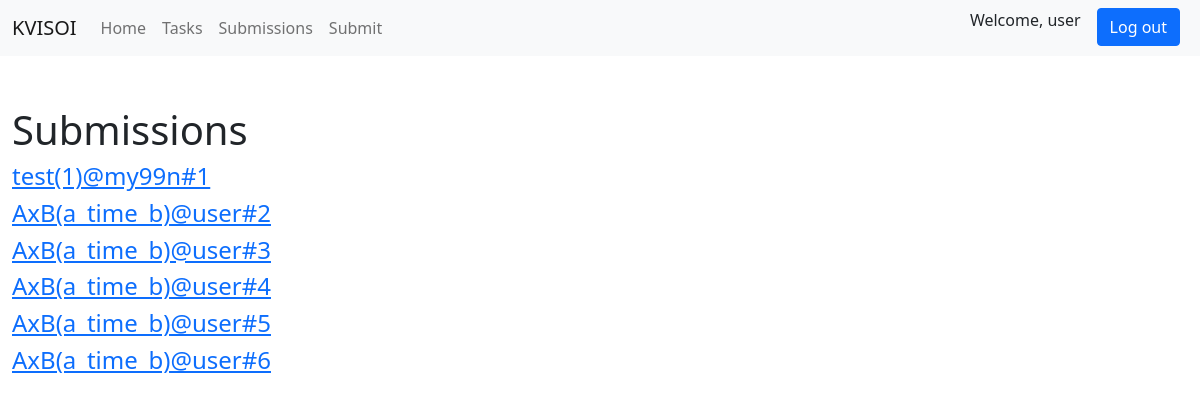
Page /submissions/ (signed in) on the committed database.
### core/models.py (models this page shows, shortened)
class Submission(models.Model):
  owner = models.ForeignKey(User, on_delete=models.CASCADE, default="")
  code = models.TextField()
  task = models.ForeignKey(Task, on_delete=models.CASCADE, default="")
  lang = models.CharField(max_length=20)
  status = models.CharField(max_length=20)
  score = models.PositiveIntegerField(default=0)
  timeUsed = models.PositiveIntegerField(default=0)
  memoryUsed = models.PositiveIntegerField(default=0)
  def __str__(self):
    return f'{self.task}@{self.owner}#{self.id}'

class Task(models.Model):
  id = models.CharField(max_length=128, primary_key=True, unique=True)
  title = models.CharField(max_length=128)
  author = models.ForeignKey(User, on_delete=models.DO_NOTHING, null=True)
  def __str__(self):
    return f'{self.title}({self.id})'

### core/views.py (the view)
# urls.py: url(r'^submissions/$', views.submissions, name='core-submissions'),
def submissions (req) :
  return render(req, 'core/submissions.html', {
    'submissions' : Submission.objects.all()
  })

### core/templates/core/submissions.html
{% extends "core/base.html" %}
{% block content %}
  <h1>Submissions</h1>
  {% for submission in submissions %}
    <a href="{% url 'core-submission' submission.id %}">
      <h4>{{submission}}</h4>
    </a>
  {% endfor %}
{% endblock %}

### core/templates/core/base.html (shortened to what this page needs)
{% load static %}
<!DOCTYPE html>
<html lang="en">
  <head>
    <link href="https://cdn.jsdelivr.net/npm/bootstrap@5.0.2/dist/css/bootstrap.min.css" rel="stylesheet">
  </head>
  <body>
    <nav class="navbar navbar-expand-lg navbar-light bg-light">
      <div class="container-fluid">
        <a class="navbar-brand" href="#"> KVISOI </a>
        <div class="collapse navbar-collapse" id="navbarSupportedContent">
          <ul class="navbar-nav me-auto mb-2 mb-lg-0">
            <li class="nav-item">
              <a class="nav-link" href="{% url 'core-home' %}">Home</a>
            </li>
            <li class="nav-item">
              <a class="nav-link" href="{% url 'core-tasks' %}">Tasks</a>
            </li>
            <li class="nav-item">
              <a class="nav-link" href="{% url 'core-submissions' %}">Submissions</a>
            </li>
            <li class="nav-item">
              <a class="nav-link" href="{% url 'core-submit' %}">Submit</a>
            </li>
          </ul>
          <ul class="navbar-nav d-flex">
            {% if user.is_authenticated %}
            <li class="nav-item mx-2">
              <p> Welcome, {{user}} </p>
            </li>
            <li class="nav-item mx-2">
              <a href="{% url 'user-logout' %}">
                <button class="btn btn-primary">Log out</button>
              </a>
            </li>
            {% endif %}
          </ul>
        </div>
      </div>
    </nav>
    <div class="alert alert-{{msg.tags}}" role="alert">
    </div>
    <div class="container-fluid">
    {% block content %} {% endblock %}
    </div>
  </body>
</html>

### rows in the picture
Submission: task+owner+id "test(1)@my99n#1"
Submission: task+owner+id "AxB(a_time_b)@user#2"
Submission: task+owner+id "AxB(a_time_b)@user#3"
Submission: task+owner+id "AxB(a_time_b)@user#4"
Submission: task+owner+id "AxB(a_time_b)@user#5"
Submission: task+owner+id "AxB(a_time_b)@user#6"

### other values in the picture
{{ user }} "user"
